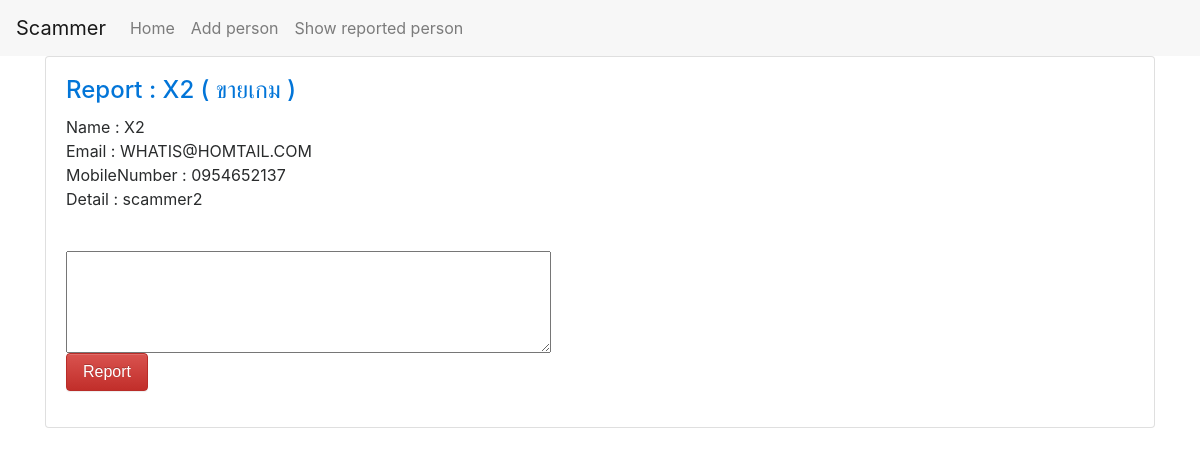
The app's page /report/9 with its own data.
### scammerlist/models.py (models this page shows)
class Person(models.Model):
    catalog = models.ForeignKey(Catalog, on_delete=models.CASCADE)
    name = models.CharField(max_length=200)
    email = models.CharField(max_length=200)
    mobile_number = models.CharField(max_length=10)
    detail = models.CharField(max_length=400)
    last_report_time = models.DateTimeField(default=timezone.now())
    def __str__(self):
        return self.name

class Catalog(models.Model):
    type_cat = models.CharField(max_length=200)
    def __str__(self):
        return self.type_cat

### scammerlist/views.py (the view)
# urls.py: url(r'^report/(?P<person_id>[0-9]+)$', views.personreport, name='person_report'),
def personreport(request,person_id):
    person = get_object_or_404(Person,pk=person_id)
    return render(request,"scammerlist/report.html",{"person":person})

### scammerlist/templates/scammerlist/report.html (shortened to what this page needs)
{% load static %}
<head>
<link rel="stylesheet" href="{% static 'css/bootstrap.min.css' %}">
<link rel="stylesheet" href="{% static 'css/bootstrap-theme.min.css' %}">
</head>
    {% block content %}
        {% include 'scammerlist/navbar.html' %}
    {% endblock %}
<div class="container">
    <div class="card">
    <div class="card-block">
        <a href="{% url 'person_de' person.id %}"><h4 class="card-title">Report : {{ person }} ( {{ person.catalog }} )</h4></a>
            <p class="card-text">
              Name : {{ person.name }}<br>
              Email : {{ person.email }}<br>
              MobileNumber : {{ person.mobile_number }}<br>
              Detail : {{ person.detail }}<br><br>
            </p>
        <form method="post" action="{% url 'save_reported' person.id %}">
            <textarea rows="4" cols="50" type="text" id="report" name="report" required="required"></textarea>
            <br><input type="submit" class="btn btn-danger" id="report_btn" value="Report">
        </form>
      </div>
    </div>
</div>

### records on screen
Person: name "X2", catalog "ขายเกม", email "WHATIS@HOMTAIL.COM", mobile_number "0954652137", detail "scammer2"
